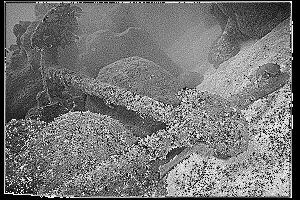
%> input picture 4to_bioinf/Procesamiento_de_imagenes/Practica/AN3.JPG, 300 x 200 px, given in place of patron.tif, which was not available
$ octave Tp2_2.m   (GNU Octave 9; MATLAB toolbox functions it lacks are replaced by stand-ins)
%> lines starting %> are read from the running program, lines starting %| are printed output that depends on the picture; pictures that were not available may be replaced by others from this repository, and a replacement may not be noted
clear all
close all
clc

patron=imread('patron.tif');
%> patron is the input picture: size 200x300x3 uint8; min 0, max 255, mean 117.4

subplot 221
imshow(patron)
subplot 222
imshow(patron(:,:,1))
subplot 223
imshow(patron(:,:,2))
subplot 224
imshow(patron(:,:,3))

figure
patron_hsv=rgb2hsv(patron);
%> patron_hsv: size 200x300x3 double; mean H, S, V 0, 0, 0.461

subplot 221
imshow(patron)
subplot 222
imshow(patron_hsv(:,:,1))
subplot 223
imshow(patron_hsv(:,:,2))
subplot 224
imshow(patron_hsv(:,:,3))

%Invertir colores
patron_hsv1=patron_hsv;
%patron_hsv(:,:,1)=imcomplement(patron_hsv(:,:,1));
patron_hsv1(:,:,1)=fliplr(patron_hsv(:,:,1));

figure
subplot 221
imshow(hsv2rgb(patron_hsv1))
subplot 222
imshow(patron_hsv1(:,:,1))
subplot 223
imshow(patron_hsv1(:,:,2))
subplot 224
imshow(patron_hsv1(:,:,3))

patron_hsv2=patron_hsv;
%Degrade saturacion
for i=1:64
    patron_hsv2(i,:,2)=i/64;
end
%> patron_hsv2: size 200x300x3 double; mean H, S, V 0, 0.163, 0.461

figure
subplot 221
imshow(hsv2rgb(patron_hsv2))
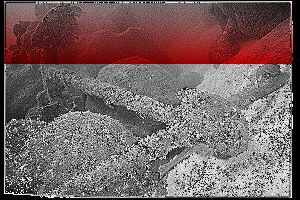
%> displayed picture: size 200x300x3, on the screen's scale of 0 to 255; mean R, G, B 117.4, 98.7, 98.7
subplot 222
imshow(patron_hsv2(:,:,1))
subplot 223
imshow(patron_hsv2(:,:,2))
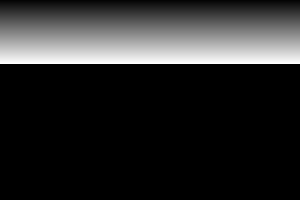
%> displayed picture: size 200x300, on the screen's scale of 0 to 255; min 0, max 255, mean 41.4
subplot 224
imshow(patron_hsv2(:,:,3))

%Brillo maximo
patron_hsv3=patron_hsv;
patron_hsv3(:,:,3)=1;
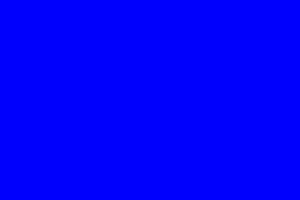
%> patron_hsv3: size 200x300x3 double; mean R, G, B 0, 0, 1

figure
subplot 221
imshow(hsv2rgb(patron_hsv3))
subplot 222
imshow(patron_hsv3(:,:,1))
subplot 223
imshow(patron_hsv3(:,:,2))
subplot 224
imshow(patron_hsv3(:,:,3))


%Ejercicio2

figure
rio=im2double(imread('rio.jpg'));
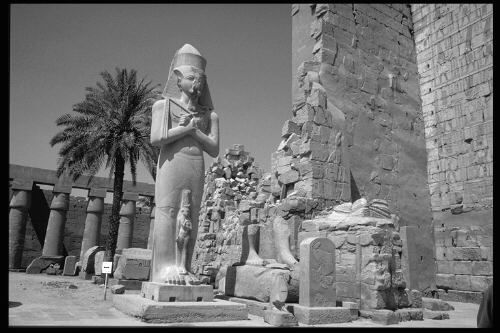
%> input picture 4to_bioinf/Procesamiento_de_imagenes/Practica/EG1.JPG, 500 x 333 px, given in place of rio.jpg, which was not available
%> rio: size 333x500x3 double; min 0, max 1, mean 0.454
imshow(rio)
figure
imhist(rio)
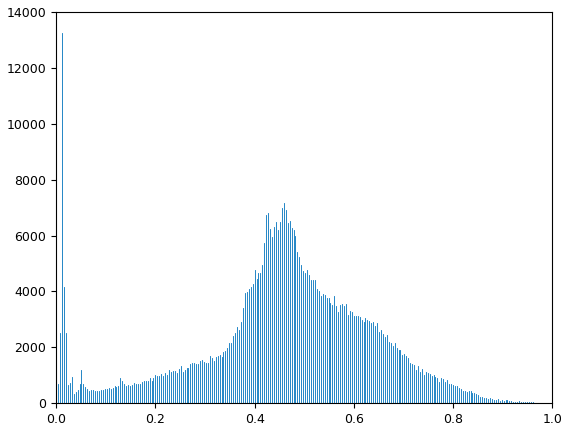
%> figure redrawn from the program's plot data; highest point at x = 0.0118, y = 13254

%> (the run ends here)
